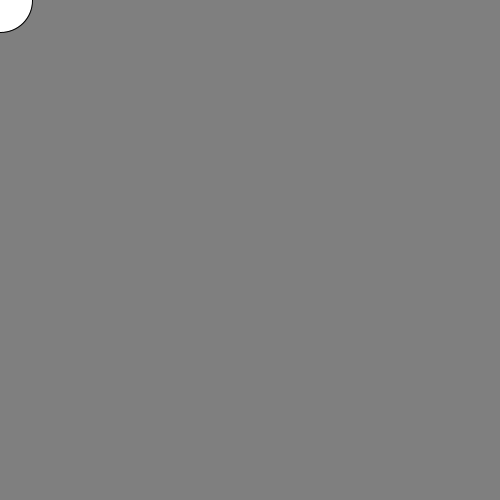
Frame 1 (no input)
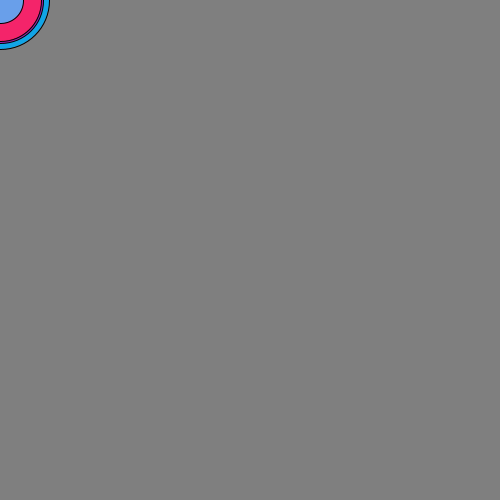
Frame 60 (the mouse pressed at the canvas centre just before this capture)
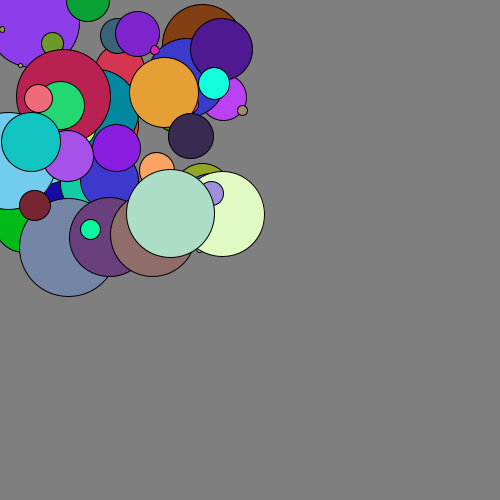
Frame 120 (the mouse held since frame 60 and released just before this capture)

The Processing sketch that drew these frames (run headless with seeded random() and noise(); from frame 60 on, the mouse is pressed at the canvas centre):

// Processing sketch: processing_49457
// ── processing_49457.pde


  void setup () {
  
  size (500, 500);
  smooth ();
    background (127);
  }
  
  void draw () {
  
  
 // ellipse (mouseX, mouseY, 80, 80);
 float x = random (0, 100);
 
  ellipse (random (mouseX), random (mouseY), x, x);
   
  fill (random (255), random (255), random (255));
  
  }                
                                
